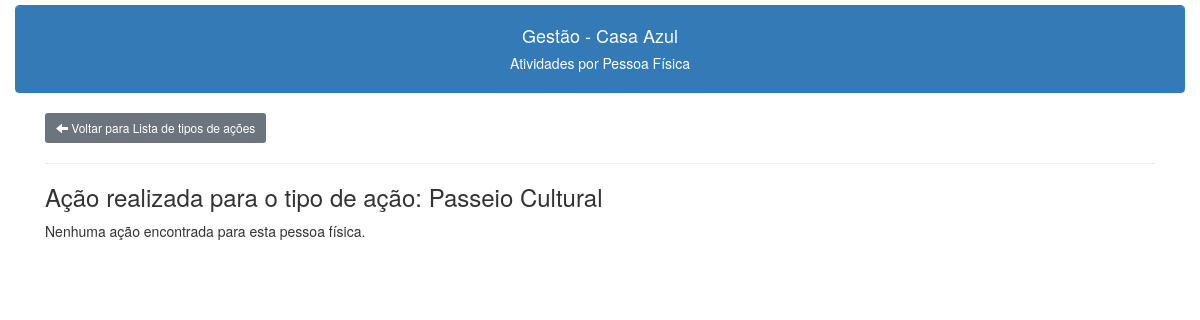
The page /tipo_acoes/tipo_acoes_realizadas.php?id=2 (signed in) on the database as committed earlier.
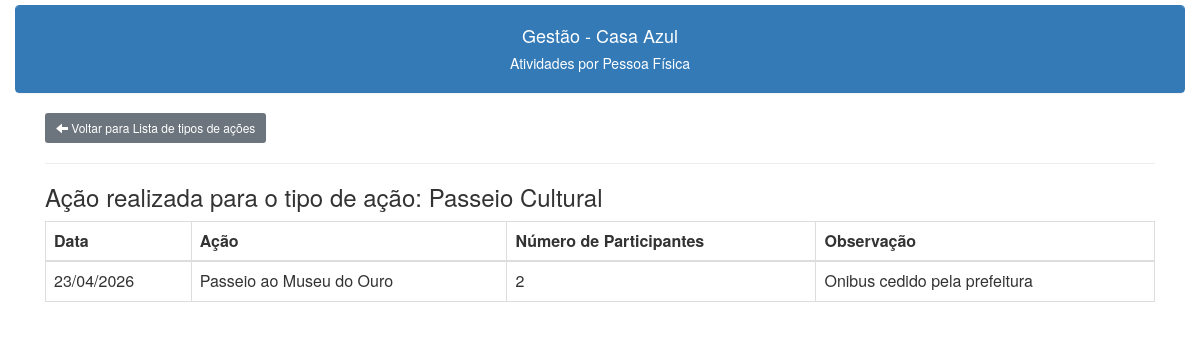
The same page on the database as committed later.
### tables this page shows
CREATE TABLE IF NOT EXISTS `acoes` (
  `id` int NOT NULL AUTO_INCREMENT,
  `data` date NOT NULL,
  `descricao` varchar(200) DEFAULT NULL,
  `id_tipo_atividade` int DEFAULT NULL,
  `participantes` int DEFAULT NULL,
  `observacao` blob,
  PRIMARY KEY (`id`),
  KEY `FK_acoes_atividades` (`id_tipo_atividade`),
  CONSTRAINT `FK_acoes_atividades` FOREIGN KEY (`id_tipo_atividade`) REFERENCES `atividades` (`id`)
);

### tipo_acoes/tipo_acoes_realizadas.php (the view, shortened to what this page needs)
<?php
include("../conexao.php");
include("../links.php");
?>
<!DOCTYPE html>
<html lang="pt-br">
<head>
</head>
<body>
    <div class="container-fluid">
        <div style="padding-top:5px;">
            <div class="panel panel-primary class">
                <div class="panel-heading text-center">
                    <h4>Gestão - Casa Azul</h4>
                    <h5>Atividades por Pessoa Física<h5>
                </div>
            </div>
        </div>
        <div class="container content-box">
            <a class="btn btn-secondary btn-sm" href="/casaazul/tipo_acoes/tipo_acoes_lista.php"><span class="glyphicon glyphicon-arrow-left"></span> Voltar para Lista de tipos de ações</a>
            <hr>
            <?php
            $c_sql = "SELECT acoes.* FROM acoes
            WHERE acoes.id_tipo_atividade = " . $_GET['id'] . "
            ORDER BY  acoes.data";
            $result = $conection->query($c_sql);
            $c_sql_tipo = "SELECT descricao FROM atividades WHERE id = " . $_GET['id'];
            $result_tipo = $conection->query($c_sql_tipo);
            $c_linha_tipo = $result_tipo->fetch_assoc();
            echo "<h3>Ação realizada para o tipo de ação: " . $c_linha_tipo['descricao'] . "</h3>";
            if ($result->num_rows > 0) {
                echo "<table class='table table-bordered tablista'>
                        <thead>
                            <tr>
                                <th>Data</th>
                                <th>Ação</th>
                                <th>Número de Participantes</th>
                                <th>Observação</th>
                            </tr>
                        </thead>
                        <tbody>";
                while ($row = $result->fetch_assoc()) {
                    echo "<tr>
                            <td>" . date("d/m/Y", strtotime($row['data'])) . "</td>
                            <td>{$row['descricao']}</td>
                            <td>{$row['participantes']}</td>
                            <td>{$row['observacao']}</td>
                        </tr>";
                }
                echo "</tbody></table>";
            } else {
                echo "<p>Nenhuma ação encontrada para esta pessoa física.</p>";
            }
            ?>
        </div>
    </div>
</body>
</html>

Rows that differ between the two databases and show on the page:
added acoes: data "23/04/2026", descricao "Passeio ao Museu do Ouro", participantes "2", observacao "Onibus cedido pela prefeitura"
Other text that changed with them:
text no longer shown: "Nenhuma ação encontrada para esta pessoa física."
text now shown: "Data Ação Número de Participantes Observação"
